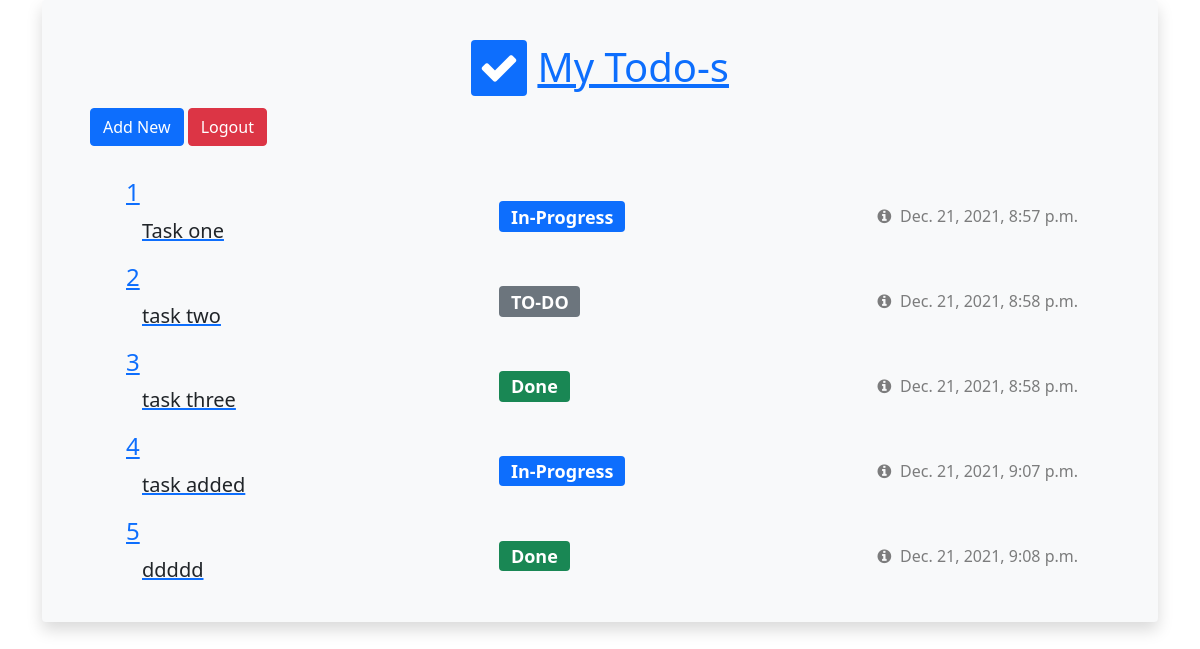
Page / (signed in) on the earlier database version.
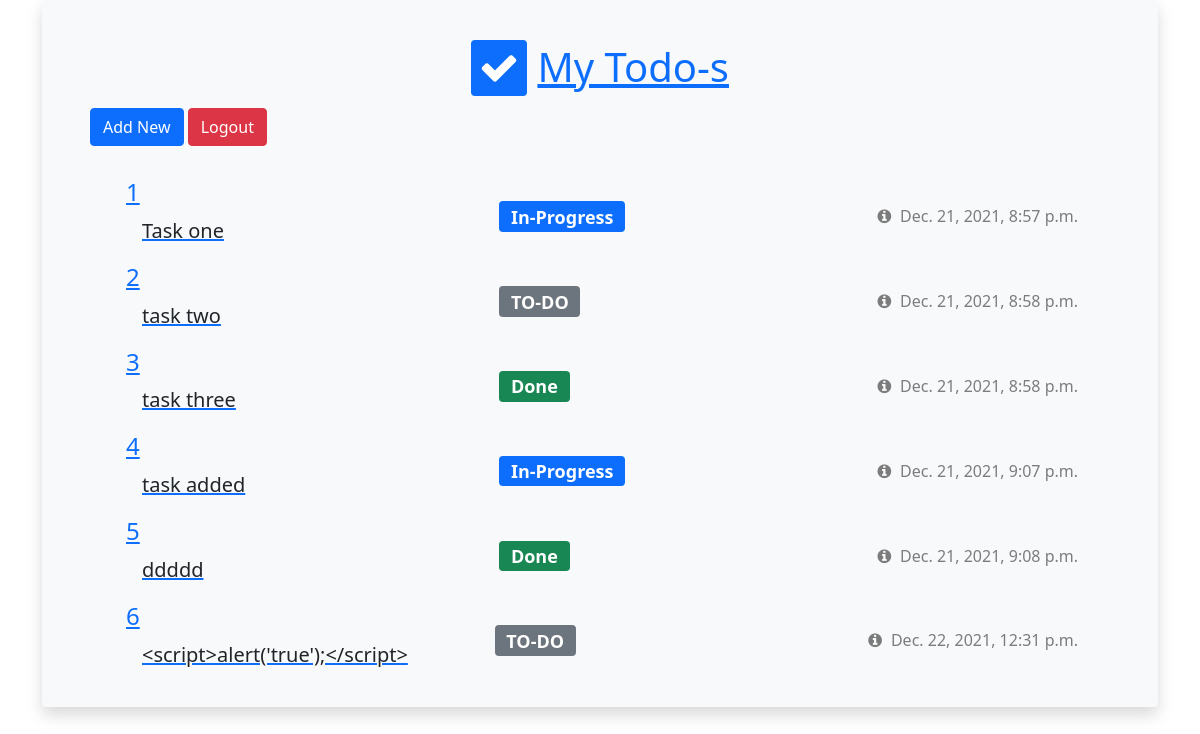
Same page on the later database version.
### todo/models.py (models this page shows, shortened)
class Task(models.Model):
    title = models.CharField(max_length=300)
    state = models.CharField(
        max_length=1, choices=TASKSTATES.choices, default=TASKSTATES.TODO
    )
    creation_date = models.DateTimeField(auto_now_add=True)

### todo/views.py (the view)
# urls.py: path("", views.dashboard, name="dashboard"),
def dashboard(request):
    if not request.user.is_authenticated:
        return redirect("%s?next=%s" % (settings.LOGIN_URL, request.path))
    tasks = Task.objects.all()
    return render(request, "dashboard.html", {"tasks": tasks})

### todo/templates/dashboard.html (shortened to what this page needs)
{% extends "base.html" %}
{% block content %}
<div class="container m-6 p-2 rounded mx-auto bg-light shadow">
    <div class="row m-1 p-4">
        <div class="col">
            <div class="p-1 h1 text-primary text-center mx-auto display-inline-block">
                <i class="fa fa-check bg-primary text-white rounded p-2"></i>
                <u>My Todo-s</u>
            </div>
            <a class="btn btn-primary" href="/todolist/add/" role="button">Add New</a>
            <a class="btn btn-danger" href="/user/logout" role="button">Logout</a>
        </div>
    </div>
    <div class="row mx-1 px-5 pb-3 w-80">
        <div class="col mx-auto">
            {% for task in tasks %}
            <div class="row px-3 align-items-center todo-item rounded">
                <div class="col px-1 m-1 d-flex align-items-center">
                    <a href="{{task.id}}">
                        <h4 class="mb-0">{{task.id}} </h4>
                        <input type="text"
                            class="form-control form-control-lg border-0 edit-todo-input bg-transparent rounded px-3"
                            readonly value="{{task.title}}" title="{{task.title}}" />
                    </a>
                </div>
                <div class="col px-1  m-1 d-flex">
                    <h4 class="mb-0"><span
                            class="{% if task.state == 'T' %}badge bg-secondary{% endif %} {% if task.state == 'I' %}badge bg-primary{% endif %} {% if task.state == 'D' %}badge bg-success{% endif %}">{{task.get_state_display}}</span>
                    </h4>
                </div>
                <div class="col-auto m-1 p-0 todo-actions">
                    <div class="row todo-created-info">
                        <div class="col-auto d-flex align-items-center pr-2">
                            <i class="fa fa-info-circle my-2 px-2 text-black-50 btn" data-toggle="tooltip"
                                data-placement="bottom" title="Creation date" data-original-title="Created date"></i>
                            <label class="date-label my-2 text-black-50">{{task.creation_date}}</label>
                        </div>
                    </div>
                </div>
            </div>
            {% endfor %}
        </div>
    </div>
</div>
{% endblock content %}

Differences in the rows shown:
added Task: id "6", title "<script>alert('true');</script>", state "TO-DO", creation_date "Dec. 22, 2021, 12:31 p.m."
